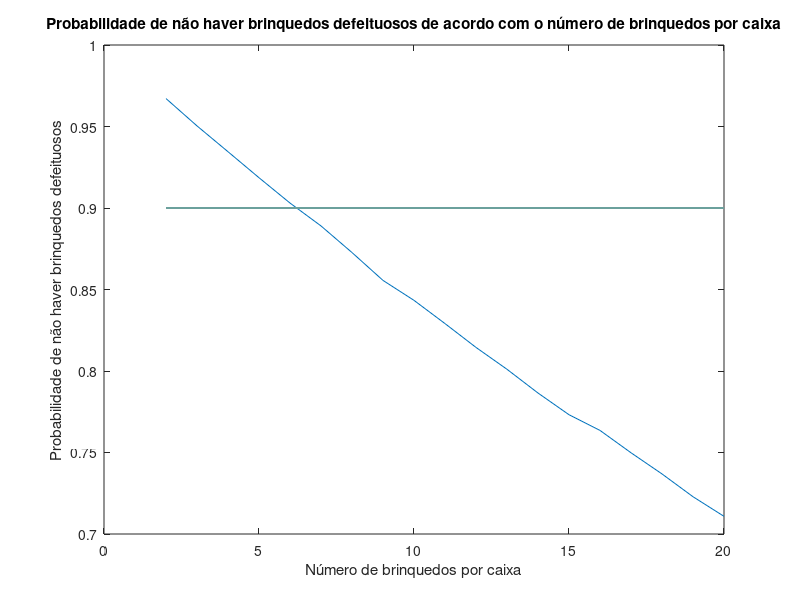

This figure's MATLAB source: (Note: this script raises an error after producing the figure.)
%%Considere o evento ”B - uma caixa de brinquedos nao tem brinquedos com defeito”
%

%a)  Estime por simulac¸ao a probabilidade do evento B quando ˜ n = 8 brinquedos. 

p1 = 0.2/100;
p2 = 0.5/100;
pa = 0.01;
N = 1e6;
n = 8;
d1 = rand(n, N) < p1; %situaçoes em que componente 1 tem defeito
d2 = rand(n, N) < p2; %situaçoes em que componente 2 tem defeito
da = rand(n, N) < pa; %situaçoes em que o brinquedo tem defeito(e as componentes não)
defeitos = d1 + d2 +da; % situações em que houve defeitos (quer seja das componentes ou do processo de montagem)
caixasDefeitos = sum(defeitos > 0); %número de brinquedos defeituosos por caixa
peloMenos1 = sum(caixasDefeitos >=1 );%número de caixas com, pelo menos 1 brinquedo defeituoso
ProbA = peloMenos1/N; %Prob de haver pelo menos um brinquedo defeituoso numa caixa de 8

semdefeitos = sum(sum(defeitos) == 0);
ProbB = semdefeitos/N;%Probabilidade de não haver brinquedos defeituosos em caixas de 8

fprintf("EX2-a) Probabilidade de não haver brinquedos defeituosos é igual a %f", ProbB);

%Verifique a consistencia deste resultado com o obtido na questao 1(a).

%Resposta --> O acontecimento B representa o acontecimento contrário ao A,
%portanto Prob(B) = 1 - Prob(A).

Consistencia = (ProbB == (1 - ProbA));
if(Consistencia == 1)
fprintf("\nOs resultados são consistentes com o exercício anterior, pois p(B) = 1-p(A)");
end





%b) Determine o valor teorico da probabilidade do evento B e compare-o com o valor estimado por ´
%simulac¸ao na quest ˜ ao 2(a). O que conclui? 
ProbabilidadeA = p1*p2*pa + p1*pa + p1 *p2 + pa *p2+p1+p2+pa; %<-- Probabilidade de haver pelo menos 1 defeito


ProbabilidadeB = 1 - ProbabilidadeA; %<-- Probabilidade de não haver defeitos
%aplicar a fórmula binomial

n = 8;
k = 8;
p = ProbabilidadeB;


ValorTeorico = nchoosek(n, k)*(p^k)*(1-p)^(n-k);
fprintf("\n");
fprintf("\nEX-b) Valor teorico da probabilidade pedida na alínea anterior é igual a %f", ValorTeorico);
fprintf("\nObservamos valores muito semelhantes, portanto podemos concluir que o cálculo de ambos está correto");


%c)Fac¸a as simulac¸oes necess ˜ arias para desenhar um gr ´ afico ´ plot da probabilidade do evento B em
%func¸ao da capacidade da caixa ˜ n. Considere todos os valores de n de 2 a 20. Descreva e justifique
%os resultados obtidos



N = 1e5;
Probs = zeros(1, 19);
for n = 2:20
    

p1 = 0.2/100;
p2 = 0.5/100;
pa = 0.01;

d1 = rand(n, N) < p1; %situaçoes em que componente 1 tem defeito
d2 = rand(n, N) < p2; %situaçoes em que componente 2 tem defeito
da = rand(n, N) < pa; %situaçoes em que o brinquedo tem defeito(e as componentes não)
defeitos = d1 + d2 +da; % situações em que houve defeitos (quer seja das componentes ou do processo de montagem)
caixasDefeitos = sum(defeitos > 0); %número de brinquedos defeituosos por caixa
peloMenos1 = sum(caixasDefeitos >=1 );%número de caixas com, pelo menos 1 brinquedo defeituoso
ProbA = peloMenos1/N; %Prob de haver pelo menos um brinquedo defeituoso numa caixa de 8
semdefeitos = sum(sum(defeitos) == 0);
ProbB = semdefeitos/N;
Probs(n-1) = ProbB;
end

n = 2:20;
figure
plot(n, Probs, n, ones(19)*0.9);

xlabel("Número de brinquedos por caixa");
ylabel("Probabilidade de não haver brinquedos defeituosos");
title("Probabilidade de não haver brinquedos defeituosos de acordo com o número de brinquedos por caixa");

%d)Analisando o grafico trac¸ado na quest ´ ao anterior, 2(c), qual deve ser a capacidade m ˜ axima da caixa ´
%se a empresa quiser garantir que a probabilidade de cada caixa nao ter brinquedos com defeito seja ˜
%de pelo menos 90%?

fprintf("\nPara que a probabilidade não seja inferior a 90%, a capacidade máxima deve ser 6 brinquedos por caixa.");



